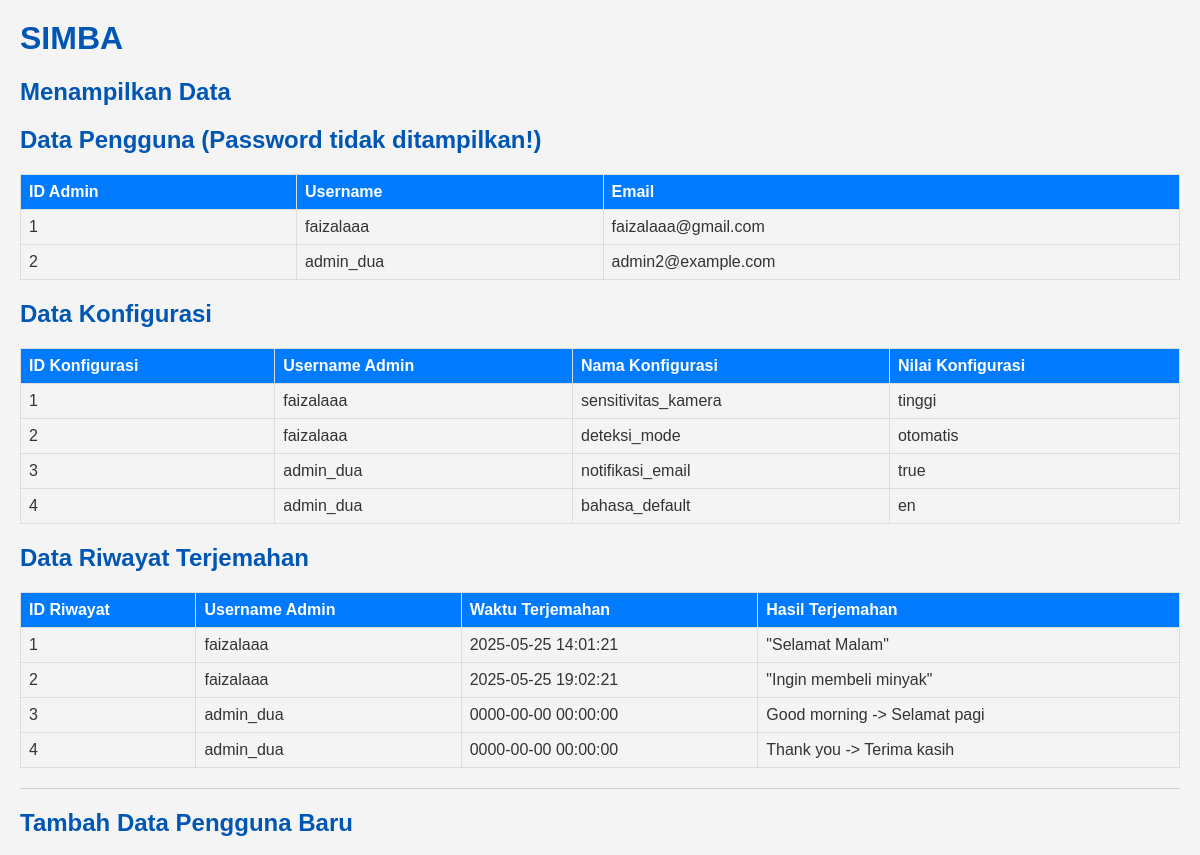
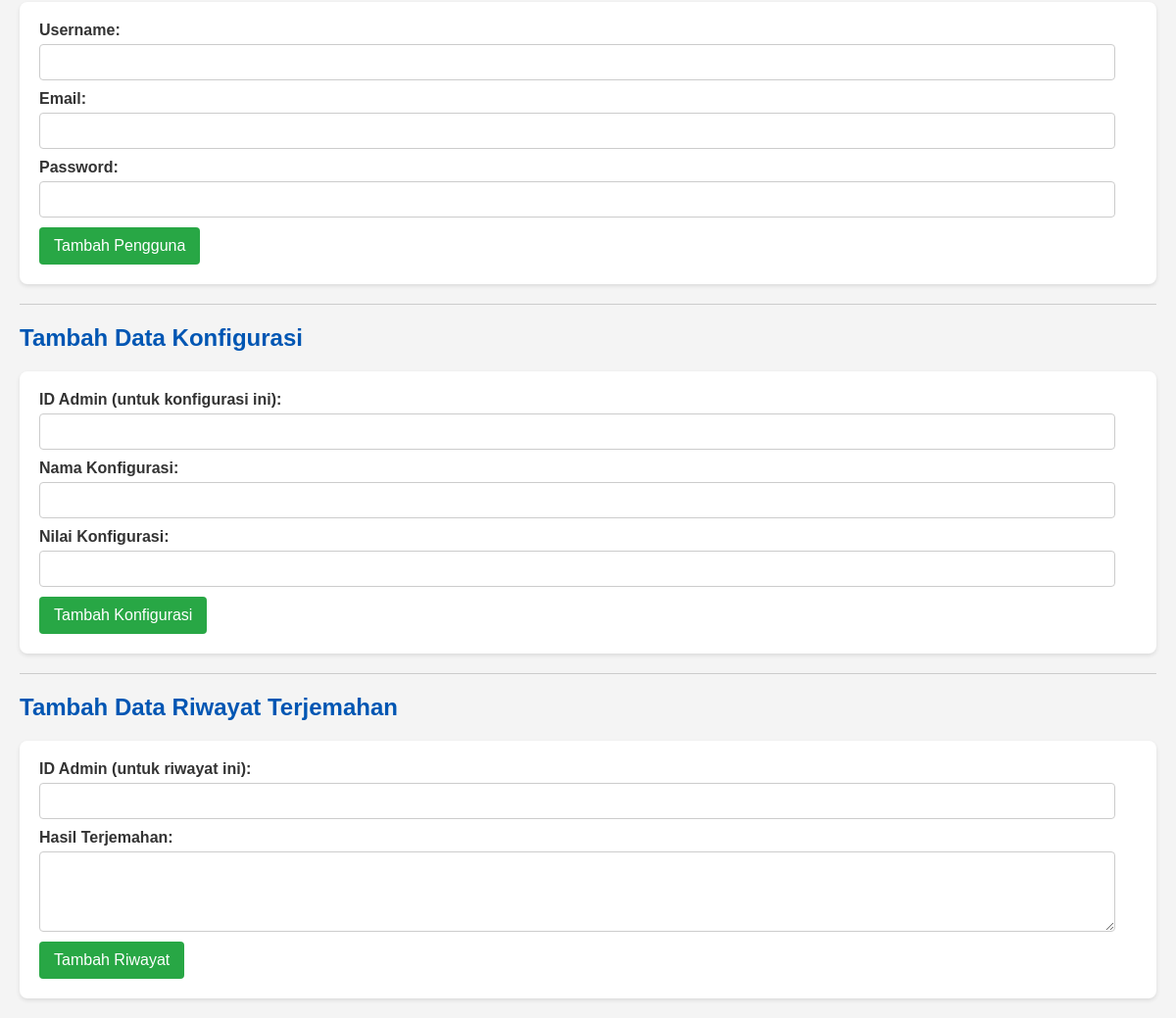
The page / on the database its author committed (2 pictures, top to bottom).
### tables this page shows
CREATE TABLE `pengguna` (
  `id_admin` int(11) NOT NULL,
  `username` varchar(50) NOT NULL,
  `password` varchar(100) NOT NULL,
  `email` varchar(100) NOT NULL
);

CREATE TABLE `konfigurasi` (
  `id_konfigurasi` int(11) NOT NULL,
  `nama_konfigurasi` varchar(100) DEFAULT NULL,
  `nilai_konfigurasi` varchar(100) DEFAULT NULL,
  `id_admin` int(11) DEFAULT NULL
);

CREATE TABLE `riwayat_terjemahan` (
  `id_riwayat` int(11) NOT NULL,
  `waktu_terjemahan` datetime NOT NULL,
  `hasil_terjemahan` text DEFAULT NULL,
  `id_admin` int(11) DEFAULT NULL
);

### index.php (the view, shortened to what this page needs)
<?php
include 'koneksi.php';
echo "<h1>SIMBA</h1>";
function tampilkanPengguna($conn)
{
    echo "<h2>Data Pengguna (Password tidak ditampilkan!)</h2>";
    $sql = "SELECT id_admin, username, email FROM pengguna";
    $result = $conn->query($sql);
    if ($result->num_rows > 0) {
        echo "<table border='1'><tr><th>ID Admin</th><th>Username</th><th>Email</th></tr>";
        while ($row = $result->fetch_assoc()) {
            echo "<tr><td>" . $row["id_admin"] . "</td><td>" . $row["username"] . "</td><td>" . $row["email"] . "</td></tr>";
        }
        echo "</table>";
    } else {
        echo "<p>Belum ada data pengguna.</p>";
    }
}
function tampilkanKonfigurasi($conn)
{
    echo "<h2>Data Konfigurasi</h2>";
    $sql = "SELECT k.id_konfigurasi, p.username, k.nama_konfigurasi, k.nilai_konfigurasi
            FROM konfigurasi k
            JOIN pengguna p ON k.id_admin = p.id_admin";
    $result = $conn->query($sql);
    if ($result->num_rows > 0) {
        echo "<table border='1'><tr><th>ID Konfigurasi</th><th>Username Admin</th><th>Nama Konfigurasi</th><th>Nilai Konfigurasi</th></tr>";
        while ($row = $result->fetch_assoc()) {
            echo "<tr><td>" . $row["id_konfigurasi"] . "</td><td>" . $row["username"] . "</td><td>" . $row["nama_konfigurasi"] . "</td><td>" . $row["nilai_konfigurasi"] . "</td></tr>";
        }
        echo "</table>";
    } else {
        echo "<p>Belum ada data konfigurasi.</p>";
    }
}
function tampilkanRiwayatTerjemahan($conn)
{
    echo "<h2>Data Riwayat Terjemahan</h2>";
    $sql = "SELECT r.id_riwayat, p.username, r.waktu_terjemahan, r.hasil_terjemahan
            FROM riwayat_terjemahan r
            JOIN pengguna p ON r.id_admin = p.id_admin";
    $result = $conn->query($sql);
    if ($result->num_rows > 0) {
        echo "<table border='1'><tr><th>ID Riwayat</th><th>Username Admin</th><th>Waktu Terjemahan</th><th>Hasil Terjemahan</th></tr>";
        while ($row = $result->fetch_assoc()) {
            echo "<tr><td>" . $row["id_riwayat"] . "</td><td>" . $row["username"] . "</td><td>" . $row["waktu_terjemahan"] . "</td><td>" . $row["hasil_terjemahan"] . "</td></tr>";
        }
        echo "</table>";
    } else {
        echo "<p>Belum ada data riwayat terjemahan.</p>";
    }
}
?>
<!DOCTYPE html>
<html lang="en">
<head>
</head>
<body>
    <?php
    echo "<h2>Menampilkan Data</h2>";
    tampilkanPengguna($conn);
    tampilkanKonfigurasi($conn);
    tampilkanRiwayatTerjemahan($conn);
    ?>
    <hr>
    <h2>Tambah Data Pengguna Baru</h2>
    <form action="" method="post">
        <label for="username">Username:</label>
        <input type="text" id="username" name="username" required>
        <label for="email">Email:</label>
        <input type="email" id="email" name="email" required>
        <label for="password">Password:</label>
        <input type="password" id="password" name="password" required>
        <input type="submit" name="submit_pengguna" value="Tambah Pengguna">
    </form>
    <hr>
    <h2>Tambah Data Konfigurasi</h2>
    <form action="" method="post">
        <label for="id_admin_konfigurasi">ID Admin (untuk konfigurasi ini):</label>
        <input type="text" id="id_admin_konfigurasi" name="id_admin_konfigurasi" required pattern="[0-9]+" title="Masukkan ID Admin berupa angka">
        <label for="nama_konfigurasi">Nama Konfigurasi:</label>
        <input type="text" id="nama_konfigurasi" name="nama_konfigurasi" required>
        <label for="nilai_konfigurasi">Nilai Konfigurasi:</label>
        <input type="text" id="nilai_konfigurasi" name="nilai_konfigurasi">
        <input type="submit" name="submit_konfigurasi" value="Tambah Konfigurasi">
    </form>
    <hr>
    <h2>Tambah Data Riwayat Terjemahan</h2>
    <form action="" method="post">
        <label for="id_admin_riwayat">ID Admin (untuk riwayat ini):</label>
        <input type="text" id="id_admin_riwayat" name="id_admin_riwayat" required pattern="[0-9]+" title="Masukkan ID Admin berupa angka">
        <label for="hasil_terjemahan">Hasil Terjemahan:</label>
        <textarea id="hasil_terjemahan" name="hasil_terjemahan" rows="4" required></textarea>
        <input type="submit" name="submit_riwayat" value="Tambah Riwayat">
    </form>
</body>
</html>

### index.php (style rules this page uses)
body { font-family: Arial, sans-serif; margin: 20px; background-color: #f4f4f4; color: #333; }
h1, h2 { color: #0056b3; }
hr { border: 0; height: 1px; background-color: #ccc; margin: 20px 0; }
table { width: 100%; border-collapse: collapse; margin-top: 20px; }
table, th, td { border: 1px solid #ddd; }
th, td { padding: 8px; text-align: left; }
th { background-color: #007bff; color: white; }
form { background-color: #fff; padding: 20px; border-radius: 8px; box-shadow: 0 2px 4px rgba(0, 0, 0, 0.1); margin-bottom: 20px; }
form label { display: block; margin-bottom: 5px; font-weight: bold; }
form input[type="text"], form input[type="email"], form input[type="password"], form textarea { width: calc(100% - 22px); padding: 10px; margin-bottom: 10px; border: 1px solid #ccc; border-radius: 4px; }
form input[type="submit"] { background-color: #28a745; color: white; padding: 10px 15px; border: none; border-radius: 4px; cursor: pointer; font-size: 16px; }

### rows shown on the page
pengguna: id_admin "1", username "faizalaaa", email "faizalaaa@gmail.com"
pengguna: id_admin "2", username "admin_dua", email "admin2@example.com"
konfigurasi: id_konfigurasi "1", id_admin.username "faizalaaa", nama_konfigurasi "sensitivitas_kamera", nilai_konfigurasi "tinggi"
konfigurasi: id_konfigurasi "2", id_admin.username "faizalaaa", nama_konfigurasi "deteksi_mode", nilai_konfigurasi "otomatis"
konfigurasi: id_konfigurasi "3", id_admin.username "admin_dua", nama_konfigurasi "notifikasi_email", nilai_konfigurasi "true"
konfigurasi: id_konfigurasi "4", id_admin.username "admin_dua", nama_konfigurasi "bahasa_default", nilai_konfigurasi "en"
riwayat_terjemahan: id_riwayat "1", id_admin.username "faizalaaa", waktu_terjemahan "2025-05-25 14:01:21", hasil_terjemahan "\"Selamat Malam\""
riwayat_terjemahan: id_riwayat "2", id_admin.username "faizalaaa", waktu_terjemahan "2025-05-25 19:02:21", hasil_terjemahan "\"Ingin membeli minyak\""
riwayat_terjemahan: id_riwayat "3", id_admin.username "admin_dua", waktu_terjemahan "0000-00-00 00:00:00", hasil_terjemahan "Good morning -> Selamat pagi"
riwayat_terjemahan: id_riwayat "4", id_admin.username "admin_dua", waktu_terjemahan "0000-00-00 00:00:00", hasil_terjemahan "Thank you -> Terima kasih"
